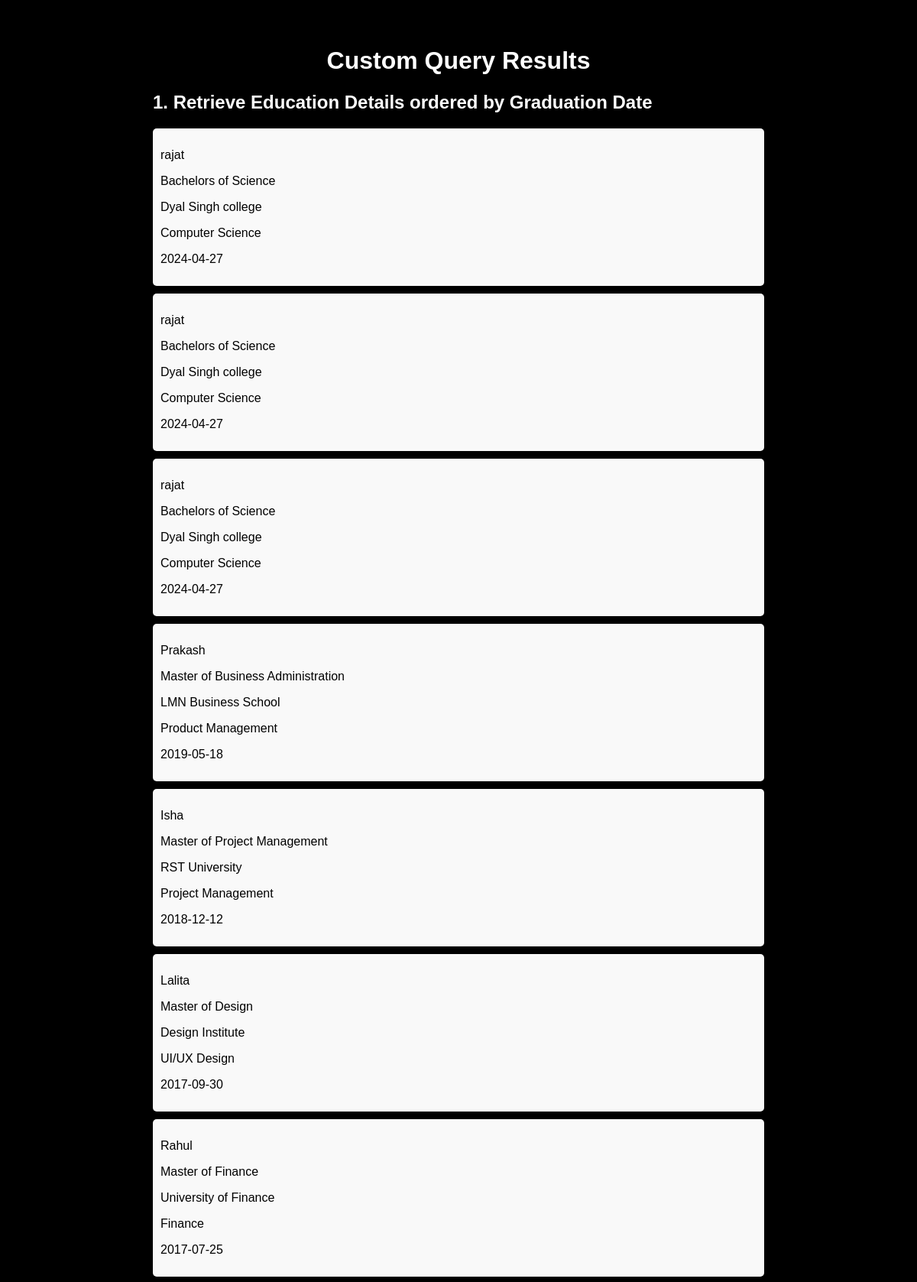
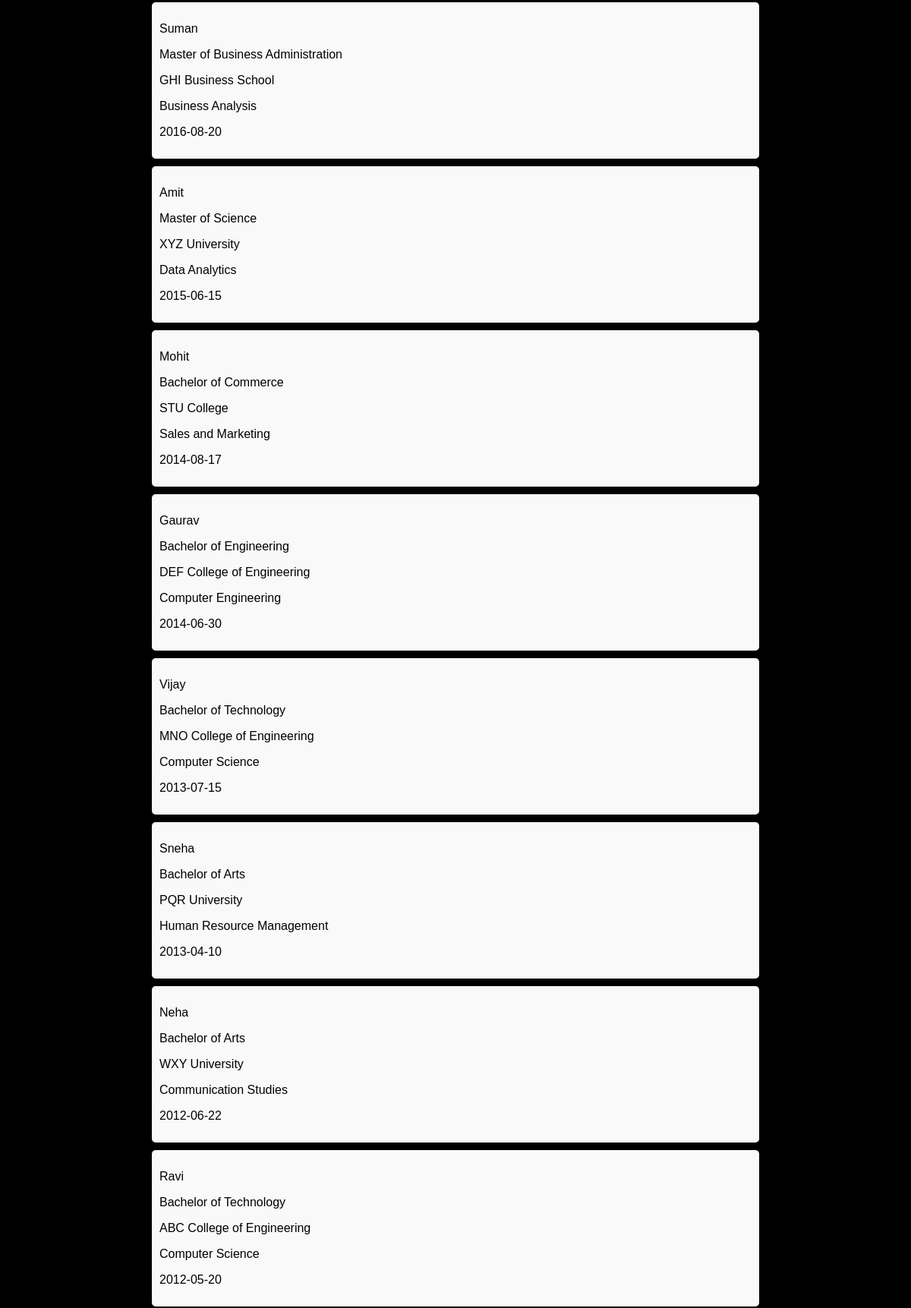
The app's page /custom (upper part) with its own data (2 pictures, top to bottom).
### app.py (models this page shows)
class User(db.Model):
    Userid = db.Column(db.Integer, primary_key=True)
    username = db.Column(db.String(100), nullable=False)
    email = db.Column(db.String(100), nullable=False, unique=True)
    password = db.Column(db.String(128), nullable=False)

class Education(db.Model):
    Edu_ID = db.Column(db.Integer, primary_key=True)
    CV_ID = db.Column(db.Integer, db.ForeignKey("cv.CV_ID"), nullable=False)
    Userid = db.Column(db.Integer, db.ForeignKey("user.Userid"), nullable=False)
    Degree = db.Column(db.String(255), nullable=False)
    School = db.Column(db.String(255), nullable=False)
    FieldofStudy = db.Column(db.String(255), nullable=False)
    Grad_date = db.Column(db.Date, nullable=True)

### app.py (the view)
@app.route("/custom")
def custom_query():
    answers = []
    connection = sqlite3.connect("./instance/cvbuilder.db")
    cursor = connection.cursor()
    for index, query in enumerate(queries):
        cursor.execute(query)
        resRows = cursor.fetchall()
        answers.append((query_names[index], resRows))
    connection.close()
    return render_template("custom.html", data=answers)

### templates/custom.html (shortened to what this page needs)
<!DOCTYPE html>
<html lang="en">
<head>
</head>
<body>
    <div class="container">
        <h1>Custom Query Results</h1>
        {% for query, result in data %}
        <div class="query">
            <h2>{{ query }}</h2>
            <div class="results">
                {% if result %}
                {% for row in result %}
                <div class="result">
                    {% for item in row %}
                    <p>{{ item }}</p>
                    {% endfor %}
                </div>
                {% endfor %}
                {% else %}
                <p id="r">No results found</p>
                {% endif %}
            </div>
        </div>
        {% endfor %}
    </div>
</body>
</html>

### templates/custom.html (style rules this page uses)
body { font-family: Arial, sans-serif; margin: 0; padding: 0; background-color: black; }
.container { max-width: 800px; margin: 20px auto; padding: 20px; background-color:transparent; border-radius: 5px; box-shadow: 0 0 10px rgba(0, 0, 0, 0.1); }
h1 { text-align: center; color: white; }
.query { margin-bottom: 20px; }
.query h2 { color:white; }
.results { margin-top: 20px; }
.result { background-color: #f9f9f9; padding: 10px; border-radius: 5px; margin-bottom: 10px; }

### records on screen
Education: Degree "Bachelors of Science", School "Dyal Singh college", FieldofStudy "Computer Science", Grad_date "2024-04-27"
User: username "rajat"
Education: Degree "Bachelors of Science", School "Dyal Singh college", FieldofStudy "Computer Science", Grad_date "2024-04-27"
Education: Degree "Bachelors of Science", School "Dyal Singh college", FieldofStudy "Computer Science", Grad_date "2024-04-27"
Education: Degree "Master of Business Administration", School "LMN Business School", FieldofStudy "Product Management", Grad_date "2019-05-18"
User: username "Prakash"
Education: Degree "Master of Project Management", School "RST University", FieldofStudy "Project Management", Grad_date "2018-12-12"
User: username "Isha"
Education: Degree "Master of Design", School "Design Institute", FieldofStudy "UI/UX Design", Grad_date "2017-09-30"
User: username "Lalita"
Education: Degree "Master of Finance", School "University of Finance", FieldofStudy "Finance", Grad_date "2017-07-25"
User: username "Rahul"
Education: Degree "Master of Business Administration", School "GHI Business School", FieldofStudy "Business Analysis", Grad_date "2016-08-20"
User: username "Suman"
Education: Degree "Master of Science", School "XYZ University", FieldofStudy "Data Analytics", Grad_date "2015-06-15"
User: username "Amit"
Education: Degree "Bachelor of Commerce", School "STU College", FieldofStudy "Sales and Marketing", Grad_date "2014-08-17"
User: username "Mohit"
Education: Degree "Bachelor of Engineering", School "DEF College of Engineering", FieldofStudy "Computer Engineering", Grad_date "2014-06-30"
User: username "Gaurav"
Education: Degree "Bachelor of Technology", School "MNO College of Engineering", FieldofStudy "Computer Science", Grad_date "2013-07-15"
User: username "Vijay"
Education: Degree "Bachelor of Arts", School "PQR University", FieldofStudy "Human Resource Management", Grad_date "2013-04-10"
User: username "Sneha"
Education: Degree "Bachelor of Arts", School "WXY University", FieldofStudy "Communication Studies", Grad_date "2012-06-22"
User: username "Neha"
Education: Degree "Bachelor of Technology", School "ABC College of Engineering", FieldofStudy "Computer Science", Grad_date "2012-05-20"
User: username "Ravi"

### other values on screen
{{ query }} "1. Retrieve Education Details ordered by Graduation Date"
